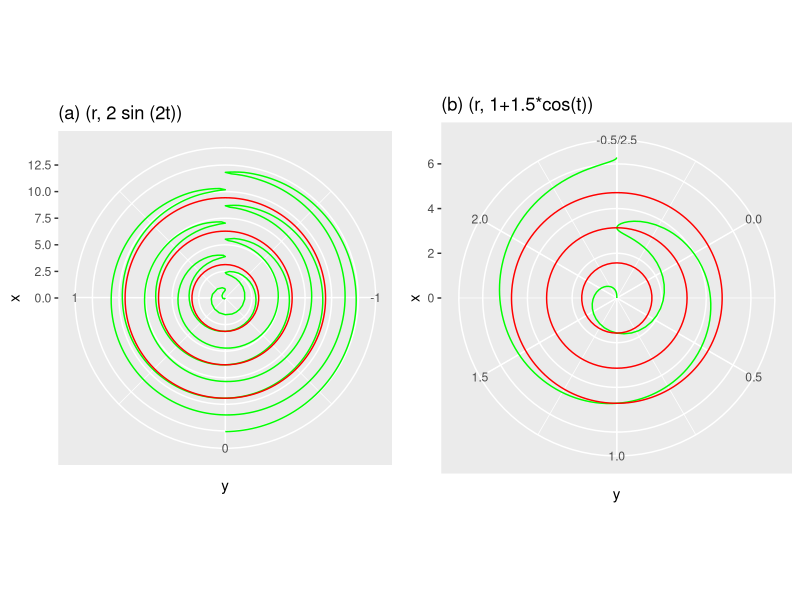
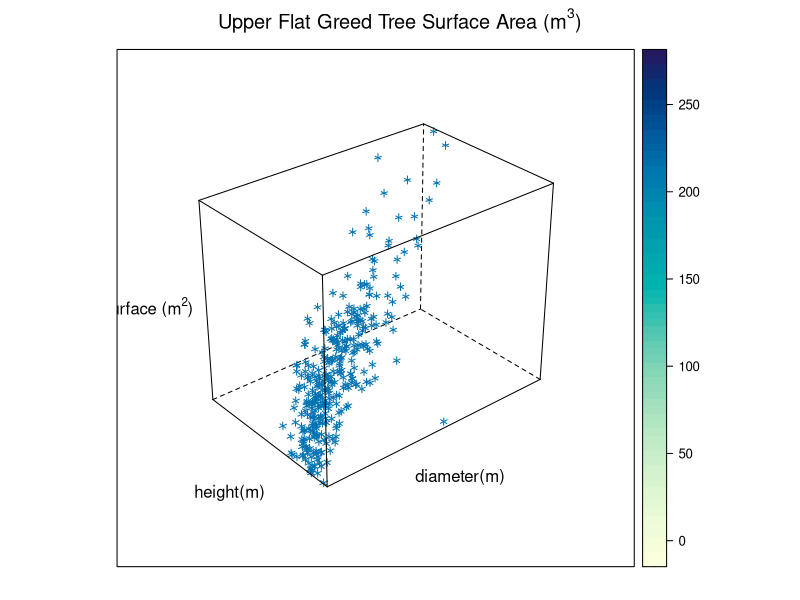

These figures' R source, in order:
#PROBLEM 1
"
In this problem, you will create two data frames and merge them. 
The two data frames are defined as follows. 
The first one contains two columns: d1.Kids and d1.States. 
The second data frame contains also two columns: d2.Ages and d2.Kids. 
The d1.Kids may not appearin d2.Kids, and vice versa. 
You need to write a function to merge them without using merge().
"

my.merge <- function(d1,d2) {
    kids<-union(d1$kids,d2$kids)
    names<-union(names(d1), names(d2))
    
    df <- data.frame(matrix(NA, length(kids), length(names),
                           dimnames=list(c(),names)),
                           stringsAsFactors=F)
    df$kids<-kids
    
    df[match(d1$kids,df$kids),2]<-d1$states
    df[match(d2$kids,df$kids),3]<-d2$ages
    df
}

# construct d1 as a data frame using d1.Kids and d1.States
d1.Kids <-c("Jack", "Jill", "Jillian", "John", "James") 
d1.States <-c("CA", "MA", "DE", "Hi", "PA")
d1<-data.frame(kids=d1.Kids,states=d1.States,stringsAsFactors=F)
d1

# construct d2 as a data frame using d2.Ages and d2.Kids
d2.Ages<-c(10, 7,12, 30) 
d2.Kids<-c("Jill", "Jillian", "Jack", "Mary")
d2<-data.frame(ages=d2.Ages, kids=d2.Kids,stringsAsFactors=F)
d2

my.merge(d1,d2)

#PROBLEM 2
"
Suppose that (x(t), y(t)) has polar coordinates 
(a) (r, 2 sin (2t)), 
(b) (r, 1+1.5*cos(t)), 
respectively, for t in 0 to 10, 
Plot the two graphs side-by-side. 
Your plot should look like the following. 
You need to draw the vertical/horizontal lines and the equations on top of the graphics.
"

library(ggplot2)

dat <- data.frame(x=seq(0, 4*pi, length.out=100))
fun_a <- function(x){
    2*sin(2*x)   
}
p1<-ggplot(dat, aes(x=x)) + 
    ggtitle("(a) (r, 2 sin (2t))")+
    stat_function(fun=fun_a, colour = 'green') +
    coord_flip()+
    geom_vline(xintercept = 0, colour = 'red')+
    geom_vline(xintercept = pi, colour = 'red')+
    geom_vline(xintercept  = 2*pi, colour = 'red')+
    geom_vline(xintercept = 3*pi, colour = 'red')+
    coord_polar(theta = "y")

dat <- data.frame(x=seq(0, 2*pi, length.out=100))
fun_b <- function(x){
    1+1.5*cos(x)  
}
p2<-ggplot(dat, aes(x=x)) + 
    ggtitle("(b) (r, 1+1.5*cos(t))")+
    stat_function(fun=fun_b, colour = 'green') + 
    geom_vline(xintercept = 0, colour = 'red')+
    geom_vline(xintercept = pi/2, colour = 'red')+
    geom_vline(xintercept  = pi, colour = 'red')+
    geom_vline(xintercept  = 3*pi/2, colour = 'red')+
    coord_flip()+
    coord_polar(theta = "y")

library(grid)
pushViewport(viewport(layout = grid.layout(1, 2)))
print(p1, vp = viewport(layout.pos.row = 1, layout.pos.col = 1))
print(p2, vp = viewport(layout.pos.row = 1, layout.pos.col = 2))


#PROBLEM 3

ufc <- read.csv("ufc.csv")
head(ufc)

diameter.m<-2*ufc$dbh.cm/100
height.m<-ufc$height.m
surface<- pi*diameter.m*height.m

ufc.plots<-data.frame(diameter.m, height.m, surface)
head(ufc.plots)

library(lattice)

# 3d scatterplot 
cloud(surface~diameter.m*height.m, 
      main= expression(paste("Upper Flat Greed Tree Surface Area (", m^3, ")", sep = "")), 
      aspect = c(2/3, 0.8),
      xlab = "diameter(m)", 
      ylab = "height(m)",
      zlab =  expression(paste("surface (", m^2, ")", sep = "")),
      scales = list(col = "transparent"),
      drape = TRUE,
      colorkey = TRUE,
      data = ufc.plots)

          
          
       